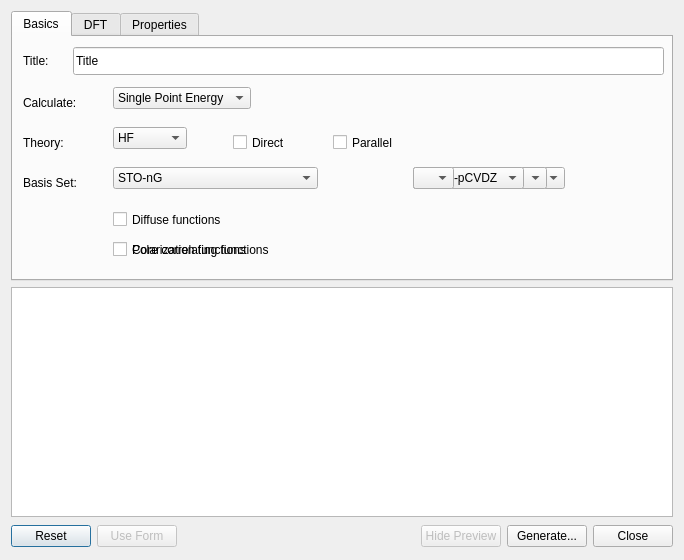
<?xml version="1.0" encoding="UTF-8"?>
<ui version="4.0">
 <class>DaltonInputDialog</class>
 <widget class="QDialog" name="DaltonInputDialog">
  <property name="geometry">
   <rect>
    <x>0</x>
    <y>0</y>
    <width>680</width>
    <height>560</height>
   </rect>
  </property>
  <property name="sizePolicy">
   <sizepolicy hsizetype="Minimum" vsizetype="Minimum">
    <horstretch>0</horstretch>
    <verstretch>0</verstretch>
   </sizepolicy>
  </property>
  <property name="minimumSize">
   <size>
    <width>680</width>
    <height>560</height>
   </size>
  </property>
  <property name="maximumSize">
   <size>
    <width>680</width>
    <height>16777215</height>
   </size>
  </property>
  <property name="windowTitle">
   <string>Dalton Input</string>
  </property>
  <layout class="QVBoxLayout" name="verticalLayout">
   <property name="sizeConstraint">
    <enum>QLayout::SetMinimumSize</enum>
   </property>
   <item>
    <widget class="QTabWidget" name="tabWidget">
     <property name="enabled">
      <bool>true</bool>
     </property>
     <property name="sizePolicy">
      <sizepolicy hsizetype="Minimum" vsizetype="Minimum">
       <horstretch>0</horstretch>
       <verstretch>0</verstretch>
      </sizepolicy>
     </property>
     <property name="minimumSize">
      <size>
       <width>662</width>
       <height>270</height>
      </size>
     </property>
     <property name="maximumSize">
      <size>
       <width>662</width>
       <height>270</height>
      </size>
     </property>
     <property name="currentIndex">
      <number>0</number>
     </property>
     <property name="usesScrollButtons">
      <bool>true</bool>
     </property>
     <widget class="QWidget" name="basicsTab">
      <attribute name="title">
       <string>Basics</string>
      </attribute>
      <widget class="QLabel" name="title">
       <property name="geometry">
        <rect>
         <x>10</x>
         <y>10</y>
         <width>82</width>
         <height>28</height>
        </rect>
       </property>
       <property name="text">
        <string>Title:</string>
       </property>
       <property name="buddy">
        <cstring>titleLine</cstring>
       </property>
      </widget>
      <widget class="QLineEdit" name="titleLine">
       <property name="geometry">
        <rect>
         <x>60</x>
         <y>10</y>
         <width>591</width>
         <height>28</height>
        </rect>
       </property>
       <property name="toolTip">
        <string>Adds what you type in the title line of the input file for your own
informative purposes.</string>
       </property>
       <property name="text">
        <string>Title</string>
       </property>
      </widget>
      <widget class="QLabel" name="calculate">
       <property name="geometry">
        <rect>
         <x>10</x>
         <y>50</y>
         <width>82</width>
         <height>31</height>
        </rect>
       </property>
       <property name="text">
        <string>Calculate:</string>
       </property>
       <property name="buddy">
        <cstring>calculationCombo</cstring>
       </property>
      </widget>
      <widget class="QComboBox" name="calculationCombo">
       <property name="geometry">
        <rect>
         <x>100</x>
         <y>50</y>
         <width>185</width>
         <height>31</height>
        </rect>
       </property>
       <property name="currentIndex">
        <number>0</number>
       </property>
       <property name="sizeAdjustPolicy">
        <enum>QComboBox::AdjustToContents</enum>
       </property>
       <item>
        <property name="text">
         <string>Single Point Energy</string>
        </property>
       </item>
       <item>
        <property name="text">
         <string>Properties</string>
        </property>
       </item>
      </widget>
      <widget class="QLabel" name="theory">
       <property name="geometry">
        <rect>
         <x>10</x>
         <y>90</y>
         <width>59</width>
         <height>31</height>
        </rect>
       </property>
       <property name="text">
        <string>Theory:</string>
       </property>
      </widget>
      <widget class="QComboBox" name="theoryCombo">
       <property name="geometry">
        <rect>
         <x>100</x>
         <y>90</y>
         <width>86</width>
         <height>31</height>
        </rect>
       </property>
       <property name="sizeAdjustPolicy">
        <enum>QComboBox::AdjustToContents</enum>
       </property>
       <item>
        <property name="text">
         <string>HF</string>
        </property>
       </item>
       <item>
        <property name="text">
         <string>KS-DFT</string>
        </property>
       </item>
       <item>
        <property name="text">
         <string>MP2</string>
        </property>
       </item>
      </widget>
      <widget class="QLabel" name="basis">
       <property name="geometry">
        <rect>
         <x>10</x>
         <y>130</y>
         <width>81</width>
         <height>31</height>
        </rect>
       </property>
       <property name="text">
        <string>Basis Set:</string>
       </property>
       <property name="buddy">
        <cstring>ccpvxzCombo</cstring>
       </property>
      </widget>
      <widget class="QComboBox" name="ccpvxzCombo">
       <property name="geometry">
        <rect>
         <x>400</x>
         <y>130</y>
         <width>95</width>
         <height>31</height>
        </rect>
       </property>
       <property name="currentIndex">
        <number>0</number>
       </property>
       <property name="sizeAdjustPolicy">
        <enum>QComboBox::AdjustToContents</enum>
       </property>
       <item>
        <property name="text">
         <string>cc-pVDZ</string>
        </property>
       </item>
       <item>
        <property name="text">
         <string>cc-pVTZ</string>
        </property>
       </item>
       <item>
        <property name="text">
         <string>cc-pVQZ</string>
        </property>
       </item>
       <item>
        <property name="text">
         <string>cc-pV5Z</string>
        </property>
       </item>
       <item>
        <property name="text">
         <string>cc-pV6Z</string>
        </property>
       </item>
      </widget>
      <widget class="QComboBox" name="basisCombo">
       <property name="geometry">
        <rect>
         <x>100</x>
         <y>130</y>
         <width>288</width>
         <height>31</height>
        </rect>
       </property>
       <property name="sizeAdjustPolicy">
        <enum>QComboBox::AdjustToContents</enum>
       </property>
       <item>
        <property name="text">
         <string>STO-nG</string>
        </property>
       </item>
       <item>
        <property name="text">
         <string>Pople-style</string>
        </property>
       </item>
       <item>
        <property name="text">
         <string>Jensen's polarization consistent</string>
        </property>
       </item>
       <item>
        <property name="text">
         <string>Dunning's correlation consistent</string>
        </property>
       </item>
      </widget>
      <widget class="QComboBox" name="accpvxzCombo">
       <property name="geometry">
        <rect>
         <x>450</x>
         <y>130</y>
         <width>131</width>
         <height>31</height>
        </rect>
       </property>
       <property name="layoutDirection">
        <enum>Qt::LeftToRight</enum>
       </property>
       <property name="sizeAdjustPolicy">
        <enum>QComboBox::AdjustToContents</enum>
       </property>
       <item>
        <property name="text">
         <string>aug-cc-pVDZ</string>
        </property>
       </item>
       <item>
        <property name="text">
         <string>aug-cc-pVTZ</string>
        </property>
       </item>
       <item>
        <property name="text">
         <string>aug-cc-pVQZ</string>
        </property>
       </item>
       <item>
        <property name="text">
         <string>aug-cc-pV5Z</string>
        </property>
       </item>
       <item>
        <property name="text">
         <string>aug-cc-pV6Z</string>
        </property>
       </item>
      </widget>
      <widget class="QComboBox" name="ccpcvxzCombo">
       <property name="geometry">
        <rect>
         <x>400</x>
         <y>130</y>
         <width>119</width>
         <height>31</height>
        </rect>
       </property>
       <property name="currentIndex">
        <number>0</number>
       </property>
       <property name="sizeAdjustPolicy">
        <enum>QComboBox::AdjustToContents</enum>
       </property>
       <item>
        <property name="text">
         <string>cc-pCVDZ</string>
        </property>
       </item>
       <item>
        <property name="text">
         <string>cc-pCVTZ</string>
        </property>
       </item>
       <item>
        <property name="text">
         <string>cc-pCVQZ</string>
        </property>
       </item>
       <item>
        <property name="text">
         <string>cc-pCV5Z</string>
        </property>
       </item>
       <item>
        <property name="text">
         <string>cc-pwCVDZ</string>
        </property>
       </item>
       <item>
        <property name="text">
         <string>cc-pwCVTZ</string>
        </property>
       </item>
       <item>
        <property name="text">
         <string>cc-pwCVQZ</string>
        </property>
       </item>
       <item>
        <property name="text">
         <string>cc-pwCV5Z</string>
        </property>
       </item>
      </widget>
      <widget class="QCheckBox" name="basiscoreCheck">
       <property name="geometry">
        <rect>
         <x>100</x>
         <y>200</y>
         <width>241</width>
         <height>25</height>
        </rect>
       </property>
       <property name="layoutDirection">
        <enum>Qt::LeftToRight</enum>
       </property>
       <property name="text">
        <string>Core correlating functions</string>
       </property>
      </widget>
      <widget class="QCheckBox" name="basisdiffCheck">
       <property name="geometry">
        <rect>
         <x>100</x>
         <y>170</y>
         <width>171</width>
         <height>25</height>
        </rect>
       </property>
       <property name="layoutDirection">
        <enum>Qt::LeftToRight</enum>
       </property>
       <property name="text">
        <string>Diffuse functions</string>
       </property>
      </widget>
      <widget class="QComboBox" name="stoCombo">
       <property name="geometry">
        <rect>
         <x>400</x>
         <y>130</y>
         <width>87</width>
         <height>31</height>
        </rect>
       </property>
       <property name="sizeAdjustPolicy">
        <enum>QComboBox::AdjustToContents</enum>
       </property>
       <item>
        <property name="text">
         <string>STO-2G</string>
        </property>
       </item>
       <item>
        <property name="text">
         <string>STO-3G</string>
        </property>
       </item>
       <item>
        <property name="text">
         <string>STO-6G</string>
        </property>
       </item>
      </widget>
      <widget class="QComboBox" name="popleCombo">
       <property name="geometry">
        <rect>
         <x>400</x>
         <y>130</y>
         <width>85</width>
         <height>31</height>
        </rect>
       </property>
       <property name="sizeAdjustPolicy">
        <enum>QComboBox::AdjustToContents</enum>
       </property>
       <item>
        <property name="text">
         <string>3-21G</string>
        </property>
       </item>
       <item>
        <property name="text">
         <string>4-31G</string>
        </property>
       </item>
       <item>
        <property name="text">
         <string>6-31G</string>
        </property>
       </item>
       <item>
        <property name="text">
         <string>6-311G</string>
        </property>
       </item>
      </widget>
      <widget class="QCheckBox" name="basispolCheck">
       <property name="geometry">
        <rect>
         <x>100</x>
         <y>200</y>
         <width>211</width>
         <height>25</height>
        </rect>
       </property>
       <property name="text">
        <string>Polarization functions</string>
       </property>
      </widget>
      <widget class="QComboBox" name="poplediffCombo">
       <property name="geometry">
        <rect>
         <x>400</x>
         <y>130</y>
         <width>103</width>
         <height>31</height>
        </rect>
       </property>
       <property name="sizeAdjustPolicy">
        <enum>QComboBox::AdjustToContents</enum>
       </property>
       <item>
        <property name="text">
         <string>3-21++G</string>
        </property>
       </item>
       <item>
        <property name="text">
         <string>6-31+G</string>
        </property>
       </item>
       <item>
        <property name="text">
         <string>6-31++G</string>
        </property>
       </item>
      </widget>
      <widget class="QComboBox" name="poplepolCombo">
       <property name="geometry">
        <rect>
         <x>400</x>
         <y>130</y>
         <width>158</width>
         <height>31</height>
        </rect>
       </property>
       <property name="sizeAdjustPolicy">
        <enum>QComboBox::AdjustToContents</enum>
       </property>
       <item>
        <property name="text">
         <string>3-21G*</string>
        </property>
       </item>
       <item>
        <property name="text">
         <string>6-31G*</string>
        </property>
       </item>
       <item>
        <property name="text">
         <string>6-31G**</string>
        </property>
       </item>
       <item>
        <property name="text">
         <string>6-31G(3df,3pd)</string>
        </property>
       </item>
       <item>
        <property name="text">
         <string>6-311G*</string>
        </property>
       </item>
       <item>
        <property name="text">
         <string>6-311G**</string>
        </property>
       </item>
       <item>
        <property name="text">
         <string>6-311G(2df,2pd)</string>
        </property>
       </item>
      </widget>
      <widget class="QComboBox" name="poplediffpolCombo">
       <property name="geometry">
        <rect>
         <x>400</x>
         <y>130</y>
         <width>186</width>
         <height>31</height>
        </rect>
       </property>
       <property name="sizeAdjustPolicy">
        <enum>QComboBox::AdjustToContents</enum>
       </property>
       <item>
        <property name="text">
         <string>3-21++G*</string>
        </property>
       </item>
       <item>
        <property name="text">
         <string>6-31+G*</string>
        </property>
       </item>
       <item>
        <property name="text">
         <string>6-31++G*</string>
        </property>
       </item>
       <item>
        <property name="text">
         <string>6-31++G**</string>
        </property>
       </item>
       <item>
        <property name="text">
         <string>6-311+G*</string>
        </property>
       </item>
       <item>
        <property name="text">
         <string>6-311++G**</string>
        </property>
       </item>
       <item>
        <property name="text">
         <string>6-311++G(2d,2p)</string>
        </property>
       </item>
       <item>
        <property name="text">
         <string>6-311++G(3df,3pd)</string>
        </property>
       </item>
      </widget>
      <widget class="QComboBox" name="pcCombo">
       <property name="geometry">
        <rect>
         <x>400</x>
         <y>130</y>
         <width>63</width>
         <height>31</height>
        </rect>
       </property>
       <property name="sizeAdjustPolicy">
        <enum>QComboBox::AdjustToContents</enum>
       </property>
       <item>
        <property name="text">
         <string>pc-0</string>
        </property>
       </item>
       <item>
        <property name="text">
         <string>pc-1</string>
        </property>
       </item>
       <item>
        <property name="text">
         <string>pc-2</string>
        </property>
       </item>
       <item>
        <property name="text">
         <string>pc-3</string>
        </property>
       </item>
       <item>
        <property name="text">
         <string>pc-4</string>
        </property>
       </item>
      </widget>
      <widget class="QComboBox" name="apcCombo">
       <property name="geometry">
        <rect>
         <x>400</x>
         <y>130</y>
         <width>73</width>
         <height>31</height>
        </rect>
       </property>
       <property name="sizeAdjustPolicy">
        <enum>QComboBox::AdjustToContents</enum>
       </property>
       <item>
        <property name="text">
         <string>apc-0</string>
        </property>
       </item>
       <item>
        <property name="text">
         <string>apc-1</string>
        </property>
       </item>
       <item>
        <property name="text">
         <string>apc-2</string>
        </property>
       </item>
       <item>
        <property name="text">
         <string>apc-3</string>
        </property>
       </item>
       <item>
        <property name="text">
         <string>apc-4</string>
        </property>
       </item>
      </widget>
      <widget class="QComboBox" name="accpcvxzCombo">
       <property name="geometry">
        <rect>
         <x>400</x>
         <y>130</y>
         <width>142</width>
         <height>31</height>
        </rect>
       </property>
       <property name="sizeAdjustPolicy">
        <enum>QComboBox::AdjustToContents</enum>
       </property>
       <item>
        <property name="text">
         <string>aug-cc-pCVDZ</string>
        </property>
       </item>
       <item>
        <property name="text">
         <string>aug-cc-pCVTZ</string>
        </property>
       </item>
       <item>
        <property name="text">
         <string>aug-cc-pCVQZ</string>
        </property>
       </item>
       <item>
        <property name="text">
         <string>aug-cc-pCV5Z</string>
        </property>
       </item>
      </widget>
      <widget class="QCheckBox" name="directCheck">
       <property name="geometry">
        <rect>
         <x>220</x>
         <y>90</y>
         <width>76</width>
         <height>31</height>
        </rect>
       </property>
       <property name="toolTip">
        <string/>
       </property>
       <property name="text">
        <string>Direct</string>
       </property>
      </widget>
      <widget class="QCheckBox" name="parallelCheck">
       <property name="geometry">
        <rect>
         <x>320</x>
         <y>90</y>
         <width>87</width>
         <height>31</height>
        </rect>
       </property>
       <property name="toolTip">
        <string>Run in parallel where possible. This is only possible for SCF
wavefunctions and DFT calculations. Dalton only supports MPI
in the current release and must be compiled and installed
correctly. The number of nodes are set by using the &quot;-N #&quot; option when executing the &quot;dalton&quot; script.</string>
       </property>
       <property name="text">
        <string>Parallel</string>
       </property>
      </widget>
      <widget class="QComboBox" name="xaugccCombo">
       <property name="geometry">
        <rect>
         <x>400</x>
         <y>130</y>
         <width>43</width>
         <height>31</height>
        </rect>
       </property>
       <property name="sizeAdjustPolicy">
        <enum>QComboBox::AdjustToContents</enum>
       </property>
       <item>
        <property name="text">
         <string/>
        </property>
       </item>
       <item>
        <property name="text">
         <string>d-</string>
        </property>
       </item>
       <item>
        <property name="text">
         <string>t-</string>
        </property>
       </item>
       <item>
        <property name="text">
         <string>q-</string>
        </property>
       </item>
      </widget>
     </widget>
     <widget class="QWidget" name="dftTab">
      <property name="enabled">
       <bool>true</bool>
      </property>
      <attribute name="title">
       <string>DFT</string>
      </attribute>
      <widget class="QLabel" name="functional">
       <property name="geometry">
        <rect>
         <x>10</x>
         <y>10</y>
         <width>90</width>
         <height>31</height>
        </rect>
       </property>
       <property name="text">
        <string>Functional:</string>
       </property>
      </widget>
      <widget class="QComboBox" name="functionalCombo">
       <property name="geometry">
        <rect>
         <x>110</x>
         <y>10</y>
         <width>124</width>
         <height>31</height>
        </rect>
       </property>
       <property name="currentIndex">
        <number>0</number>
       </property>
       <property name="sizeAdjustPolicy">
        <enum>QComboBox::AdjustToContents</enum>
       </property>
       <item>
        <property name="text">
         <string>B2PLYP</string>
        </property>
       </item>
       <item>
        <property name="text">
         <string>B3LYP</string>
        </property>
       </item>
       <item>
        <property name="text">
         <string>B3LYPg</string>
        </property>
       </item>
       <item>
        <property name="text">
         <string>B3P86</string>
        </property>
       </item>
       <item>
        <property name="text">
         <string>B3P86g</string>
        </property>
       </item>
       <item>
        <property name="text">
         <string>B3PW91</string>
        </property>
       </item>
       <item>
        <property name="text">
         <string>B1LYP</string>
        </property>
       </item>
       <item>
        <property name="text">
         <string>B1PW91</string>
        </property>
       </item>
       <item>
        <property name="text">
         <string>BHandH</string>
        </property>
       </item>
       <item>
        <property name="text">
         <string>BHandHLYP</string>
        </property>
       </item>
       <item>
        <property name="text">
         <string>B86VWN</string>
        </property>
       </item>
       <item>
        <property name="text">
         <string>B86LYP</string>
        </property>
       </item>
       <item>
        <property name="text">
         <string>B86P86</string>
        </property>
       </item>
       <item>
        <property name="text">
         <string>B86PW91</string>
        </property>
       </item>
       <item>
        <property name="text">
         <string>BVWN</string>
        </property>
       </item>
       <item>
        <property name="text">
         <string>BLYP</string>
        </property>
       </item>
       <item>
        <property name="text">
         <string>BP86</string>
        </property>
       </item>
       <item>
        <property name="text">
         <string>BPW91</string>
        </property>
       </item>
       <item>
        <property name="text">
         <string>BW</string>
        </property>
       </item>
       <item>
        <property name="text">
         <string>BFW</string>
        </property>
       </item>
       <item>
        <property name="text">
         <string>CAMB3LYP</string>
        </property>
       </item>
       <item>
        <property name="text">
         <string>DBLYP</string>
        </property>
       </item>
       <item>
        <property name="text">
         <string>DBP86</string>
        </property>
       </item>
       <item>
        <property name="text">
         <string>DBPW91</string>
        </property>
       </item>
       <item>
        <property name="text">
         <string>EDF1</string>
        </property>
       </item>
       <item>
        <property name="text">
         <string>EDF2</string>
        </property>
       </item>
       <item>
        <property name="text">
         <string>G96VWN</string>
        </property>
       </item>
       <item>
        <property name="text">
         <string>G96LYP</string>
        </property>
       </item>
       <item>
        <property name="text">
         <string>G96P86</string>
        </property>
       </item>
       <item>
        <property name="text">
         <string>G96PW91</string>
        </property>
       </item>
       <item>
        <property name="text">
         <string>G961LYP</string>
        </property>
       </item>
       <item>
        <property name="text">
         <string>KMLYP</string>
        </property>
       </item>
       <item>
        <property name="text">
         <string>KT1</string>
        </property>
       </item>
       <item>
        <property name="text">
         <string>KT2</string>
        </property>
       </item>
       <item>
        <property name="text">
         <string>KT3</string>
        </property>
       </item>
       <item>
        <property name="text">
         <string>LDA</string>
        </property>
       </item>
       <item>
        <property name="text">
         <string>LG1LYP</string>
        </property>
       </item>
       <item>
        <property name="text">
         <string>OVWN</string>
        </property>
       </item>
       <item>
        <property name="text">
         <string>OLYP</string>
        </property>
       </item>
       <item>
        <property name="text">
         <string>OP86</string>
        </property>
       </item>
       <item>
        <property name="text">
         <string>OPW91</string>
        </property>
       </item>
       <item>
        <property name="text">
         <string>mPWVWN</string>
        </property>
       </item>
       <item>
        <property name="text">
         <string>mPWLYP</string>
        </property>
       </item>
       <item>
        <property name="text">
         <string>mPWP86</string>
        </property>
       </item>
       <item>
        <property name="text">
         <string>mPWPW91</string>
        </property>
       </item>
       <item>
        <property name="text">
         <string>mPW91</string>
        </property>
       </item>
       <item>
        <property name="text">
         <string>mPW1PW91</string>
        </property>
       </item>
       <item>
        <property name="text">
         <string>mPW3PW91</string>
        </property>
       </item>
       <item>
        <property name="text">
         <string>mPW1K</string>
        </property>
       </item>
       <item>
        <property name="text">
         <string>mPW1N</string>
        </property>
       </item>
       <item>
        <property name="text">
         <string>mPW1S</string>
        </property>
       </item>
       <item>
        <property name="text">
         <string>PBE0</string>
        </property>
       </item>
       <item>
        <property name="text">
         <string>PBE0PBE</string>
        </property>
       </item>
       <item>
        <property name="text">
         <string>PBE1PBE</string>
        </property>
       </item>
       <item>
        <property name="text">
         <string>PBE</string>
        </property>
       </item>
       <item>
        <property name="text">
         <string>PBEPBE</string>
        </property>
       </item>
       <item>
        <property name="text">
         <string>RPBE</string>
        </property>
       </item>
       <item>
        <property name="text">
         <string>revPBE</string>
        </property>
       </item>
       <item>
        <property name="text">
         <string>mPBE</string>
        </property>
       </item>
       <item>
        <property name="text">
         <string>PW91</string>
        </property>
       </item>
       <item>
        <property name="text">
         <string>PW91VWN</string>
        </property>
       </item>
       <item>
        <property name="text">
         <string>PW91LYP</string>
        </property>
       </item>
       <item>
        <property name="text">
         <string>PW91P86</string>
        </property>
       </item>
       <item>
        <property name="text">
         <string>PW91PW91</string>
        </property>
       </item>
       <item>
        <property name="text">
         <string>SVWN3</string>
        </property>
       </item>
       <item>
        <property name="text">
         <string>SVWN5</string>
        </property>
       </item>
       <item>
        <property name="text">
         <string>XLYP</string>
        </property>
       </item>
       <item>
        <property name="text">
         <string>X3LYP</string>
        </property>
       </item>
      </widget>
      <widget class="QLabel" name="thresholds">
       <property name="geometry">
        <rect>
         <x>10</x>
         <y>50</y>
         <width>367</width>
         <height>31</height>
        </rect>
       </property>
       <property name="font">
        <font>
         <weight>50</weight>
         <italic>false</italic>
         <bold>false</bold>
         <underline>true</underline>
        </font>
       </property>
       <property name="text">
        <string>Thresholds</string>
       </property>
      </widget>
      <widget class="QLabel" name="densitythresh">
       <property name="geometry">
        <rect>
         <x>20</x>
         <y>120</y>
         <width>65</width>
         <height>31</height>
        </rect>
       </property>
       <property name="text">
        <string>Density:</string>
       </property>
      </widget>
      <widget class="QSpinBox" name="dftthrdensSpin">
       <property name="enabled">
        <bool>false</bool>
       </property>
       <property name="geometry">
        <rect>
         <x>100</x>
         <y>120</y>
         <width>91</width>
         <height>30</height>
        </rect>
       </property>
       <property name="prefix">
        <string>1.0D-</string>
       </property>
       <property name="minimum">
        <number>1</number>
       </property>
       <property name="maximum">
        <number>30</number>
       </property>
       <property name="value">
        <number>9</number>
       </property>
      </widget>
      <widget class="QLabel" name="orbitalthresh">
       <property name="geometry">
        <rect>
         <x>20</x>
         <y>160</y>
         <width>60</width>
         <height>31</height>
        </rect>
       </property>
       <property name="text">
        <string>Orbital:</string>
       </property>
      </widget>
      <widget class="QSpinBox" name="dftthrorbSpin">
       <property name="enabled">
        <bool>false</bool>
       </property>
       <property name="geometry">
        <rect>
         <x>100</x>
         <y>160</y>
         <width>91</width>
         <height>30</height>
        </rect>
       </property>
       <property name="prefix">
        <string>1.0D-</string>
       </property>
       <property name="minimum">
        <number>1</number>
       </property>
       <property name="maximum">
        <number>30</number>
       </property>
       <property name="value">
        <number>13</number>
       </property>
      </widget>
      <widget class="QLabel" name="chargeint">
       <property name="geometry">
        <rect>
         <x>20</x>
         <y>80</y>
         <width>157</width>
         <height>31</height>
        </rect>
       </property>
       <property name="text">
        <string>Charge Integration:</string>
       </property>
      </widget>
      <widget class="QSpinBox" name="dftthrchargeSpin">
       <property name="enabled">
        <bool>false</bool>
       </property>
       <property name="geometry">
        <rect>
         <x>190</x>
         <y>80</y>
         <width>63</width>
         <height>30</height>
        </rect>
       </property>
      </widget>
      <widget class="QLabel" name="gridspecs">
       <property name="geometry">
        <rect>
         <x>300</x>
         <y>50</y>
         <width>151</width>
         <height>31</height>
        </rect>
       </property>
       <property name="font">
        <font>
         <underline>true</underline>
        </font>
       </property>
       <property name="text">
        <string>Grid Specification</string>
       </property>
      </widget>
      <widget class="QLabel" name="partscheme">
       <property name="geometry">
        <rect>
         <x>310</x>
         <y>80</y>
         <width>168</width>
         <height>31</height>
        </rect>
       </property>
       <property name="text">
        <string>Partitioning Scheme:</string>
       </property>
      </widget>
      <widget class="QComboBox" name="dftgridpartCombo">
       <property name="enabled">
        <bool>false</bool>
       </property>
       <property name="geometry">
        <rect>
         <x>490</x>
         <y>80</y>
         <width>161</width>
         <height>31</height>
        </rect>
       </property>
       <item>
        <property name="text">
         <string>Becke</string>
        </property>
       </item>
       <item>
        <property name="text">
         <string>Becke (original)</string>
        </property>
       </item>
       <item>
        <property name="text">
         <string>SSF</string>
        </property>
       </item>
      </widget>
      <widget class="QLabel" name="grid">
       <property name="geometry">
        <rect>
         <x>310</x>
         <y>160</y>
         <width>111</width>
         <height>31</height>
        </rect>
       </property>
       <property name="text">
        <string>Grid Quality:</string>
       </property>
      </widget>
      <widget class="QComboBox" name="dftgridCombo">
       <property name="geometry">
        <rect>
         <x>430</x>
         <y>160</y>
         <width>96</width>
         <height>31</height>
        </rect>
       </property>
       <property name="sizeAdjustPolicy">
        <enum>QComboBox::AdjustToContents</enum>
       </property>
       <item>
        <property name="text">
         <string>coarse</string>
        </property>
       </item>
       <item>
        <property name="text">
         <string>normal</string>
        </property>
       </item>
       <item>
        <property name="text">
         <string>fine</string>
        </property>
       </item>
       <item>
        <property name="text">
         <string>ultrafine</string>
        </property>
       </item>
      </widget>
      <widget class="QLabel" name="radscheme">
       <property name="geometry">
        <rect>
         <x>310</x>
         <y>120</y>
         <width>126</width>
         <height>34</height>
        </rect>
       </property>
       <property name="text">
        <string>Radial Scheme:</string>
       </property>
      </widget>
      <widget class="QComboBox" name="dftgridradCombo">
       <property name="enabled">
        <bool>false</bool>
       </property>
       <property name="geometry">
        <rect>
         <x>450</x>
         <y>120</y>
         <width>71</width>
         <height>31</height>
        </rect>
       </property>
       <item>
        <property name="text">
         <string>LMG</string>
        </property>
       </item>
       <item>
        <property name="text">
         <string>GC2</string>
        </property>
       </item>
      </widget>
      <widget class="QCheckBox" name="allfunctionalsCheck">
       <property name="enabled">
        <bool>false</bool>
       </property>
       <property name="geometry">
        <rect>
         <x>290</x>
         <y>10</y>
         <width>201</width>
         <height>25</height>
        </rect>
       </property>
       <property name="text">
        <string>Show all functionals</string>
       </property>
      </widget>
     </widget>
     <widget class="QWidget" name="propsTab">
      <property name="enabled">
       <bool>true</bool>
      </property>
      <attribute name="title">
       <string>Properties</string>
      </attribute>
      <widget class="QLabel" name="property">
       <property name="geometry">
        <rect>
         <x>10</x>
         <y>10</y>
         <width>77</width>
         <height>31</height>
        </rect>
       </property>
       <property name="text">
        <string>Property:</string>
       </property>
      </widget>
      <widget class="QComboBox" name="propCombo">
       <property name="geometry">
        <rect>
         <x>90</x>
         <y>10</y>
         <width>169</width>
         <height>31</height>
        </rect>
       </property>
       <property name="sizeAdjustPolicy">
        <enum>QComboBox::AdjustToContents</enum>
       </property>
       <item>
        <property name="text">
         <string>Polarizability</string>
        </property>
       </item>
       <item>
        <property name="text">
         <string>Excitation Energy</string>
        </property>
       </item>
      </widget>
      <widget class="QCheckBox" name="checkBox">
       <property name="enabled">
        <bool>false</bool>
       </property>
       <property name="geometry">
        <rect>
         <x>310</x>
         <y>10</y>
         <width>221</width>
         <height>31</height>
        </rect>
       </property>
       <property name="text">
        <string>Frequency Dependent</string>
       </property>
      </widget>
      <widget class="QSpinBox" name="exciSpin">
       <property name="geometry">
        <rect>
         <x>150</x>
         <y>50</y>
         <width>81</width>
         <height>30</height>
        </rect>
       </property>
       <property name="alignment">
        <set>Qt::AlignRight|Qt::AlignTrailing|Qt::AlignVCenter</set>
       </property>
       <property name="minimum">
        <number>1</number>
       </property>
       <property name="maximum">
        <number>10000</number>
       </property>
       <property name="value">
        <number>1</number>
       </property>
      </widget>
      <widget class="QLabel" name="excitations">
       <property name="enabled">
        <bool>true</bool>
       </property>
       <property name="geometry">
        <rect>
         <x>10</x>
         <y>50</y>
         <width>131</width>
         <height>31</height>
        </rect>
       </property>
       <property name="text">
        <string>No. excitations:</string>
       </property>
      </widget>
     </widget>
    </widget>
   </item>
   <item>
    <widget class="QTextEdit" name="previewText">
     <property name="enabled">
      <bool>true</bool>
     </property>
     <property name="sizePolicy">
      <sizepolicy hsizetype="Fixed" vsizetype="Expanding">
       <horstretch>0</horstretch>
       <verstretch>0</verstretch>
      </sizepolicy>
     </property>
     <property name="minimumSize">
      <size>
       <width>662</width>
       <height>230</height>
      </size>
     </property>
     <property name="readOnly">
      <bool>false</bool>
     </property>
     <property name="acceptRichText">
      <bool>false</bool>
     </property>
    </widget>
   </item>
   <item>
    <layout class="QHBoxLayout" name="horizontalLayout_3">
     <property name="sizeConstraint">
      <enum>QLayout::SetMinimumSize</enum>
     </property>
     <item>
      <widget class="QPushButton" name="resetButton">
       <property name="text">
        <string>Reset</string>
       </property>
      </widget>
     </item>
     <item>
      <widget class="QPushButton" name="enableFormButton">
       <property name="enabled">
        <bool>false</bool>
       </property>
       <property name="text">
        <string>Use Form</string>
       </property>
      </widget>
     </item>
     <item>
      <spacer name="horizontalSpacer">
       <property name="orientation">
        <enum>Qt::Horizontal</enum>
       </property>
       <property name="sizeHint" stdset="0">
        <size>
         <width>48</width>
         <height>26</height>
        </size>
       </property>
      </spacer>
     </item>
     <item>
      <widget class="QPushButton" name="moreButton">
       <property name="enabled">
        <bool>false</bool>
       </property>
       <property name="sizePolicy">
        <sizepolicy hsizetype="Fixed" vsizetype="Fixed">
         <horstretch>0</horstretch>
         <verstretch>0</verstretch>
        </sizepolicy>
       </property>
       <property name="text">
        <string>Hide Preview</string>
       </property>
      </widget>
     </item>
     <item>
      <widget class="QPushButton" name="generateButton">
       <property name="text">
        <string>Generate...</string>
       </property>
      </widget>
     </item>
     <item>
      <widget class="QPushButton" name="closeButton">
       <property name="text">
        <string>Close</string>
       </property>
      </widget>
     </item>
    </layout>
   </item>
  </layout>
 </widget>
 <tabstops>
  <tabstop>previewText</tabstop>
  <tabstop>generateButton</tabstop>
  <tabstop>closeButton</tabstop>
  <tabstop>resetButton</tabstop>
  <tabstop>enableFormButton</tabstop>
 </tabstops>
 <resources/>
 <connections>
  <connection>
   <sender>closeButton</sender>
   <signal>clicked()</signal>
   <receiver>DaltonInputDialog</receiver>
   <slot>close()</slot>
   <hints>
    <hint type="sourcelabel">
     <x>451</x>
     <y>411</y>
    </hint>
    <hint type="destinationlabel">
     <x>258</x>
     <y>243</y>
    </hint>
   </hints>
  </connection>
 </connections>
</ui>
